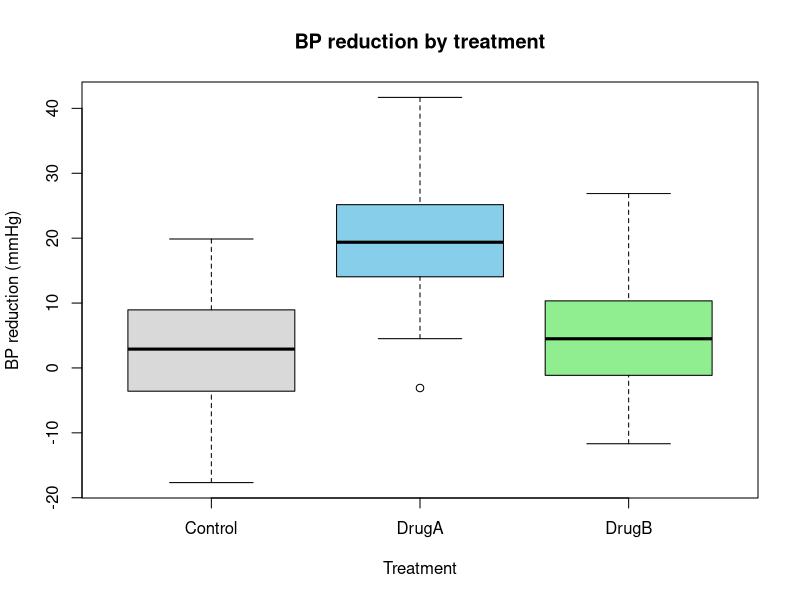

Recreate this plot in R.
## ---- chunk 1
#| echo: false
# Prepare example data once for subsequent slides (hidden)
set.seed(123)
control <- rnorm(40, mean = 2,  sd = 10)
drugA   <- rnorm(40, mean = 20, sd = 10)
drugB   <- rnorm(40, mean = 5,  sd = 10)
df_bp <- data.frame(
  Treatment = factor(rep(c("Control","DrugA","DrugB"), each = 40),
                     levels = c("Control","DrugA","DrugB")),
  BP_Reduction = c(control, drugA, drugB)
)
## ---- chunk 2
#| echo: false
boxplot(BP_Reduction ~ Treatment, data = df_bp,
        col = c("gray85","skyblue","lightgreen"),
        ylab = "BP reduction (mmHg)", main = "BP reduction by treatment")
## ---- chunk 3
#| echo: false
aggregate(BP_Reduction ~ Treatment, data = df_bp,
          FUN = function(x) c(Mean = round(mean(x),2), SD = round(sd(x),2)))
## ---- chunk 4
#| echo: false
# R (refresher): reference coding with Control as baseline
contrasts(df_bp$Treatment) <- contr.treatment(levels(df_bp$Treatment))
fit <- lm(BP_Reduction ~ Treatment, data = df_bp)
summary(fit)
## ---- chunk 5
#| echo: false
## R: effects (sum-to-zero) coding
contrasts(df_bp$Treatment) <- contr.sum(levels(df_bp$Treatment))
fit2 <- lm(BP_Reduction ~ Treatment, data = df_bp)
summary(fit2)
## ---- chunk 6
#| echo: false
anova(fit)
